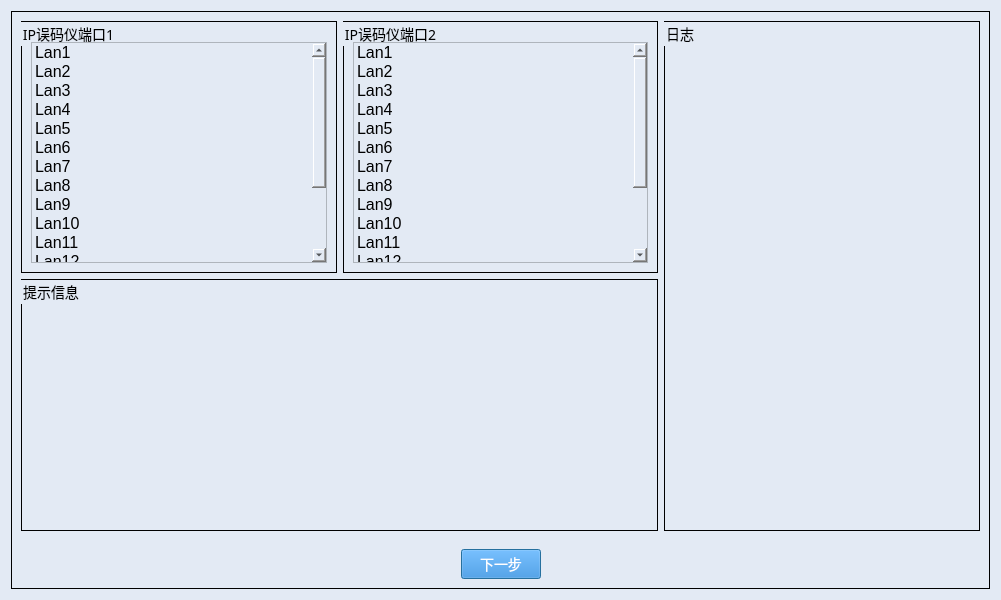
<?xml version="1.0" encoding="UTF-8"?>
<ui version="4.0">
 <class>Dialog</class>
 <widget class="QDialog" name="Dialog">
  <property name="geometry">
   <rect>
    <x>0</x>
    <y>0</y>
    <width>1001</width>
    <height>600</height>
   </rect>
  </property>
  <property name="font">
   <font>
    <family>Microsoft YaHei</family>
    <pointsize>14</pointsize>
   </font>
  </property>
  <property name="windowTitle">
   <string>Dialog</string>
  </property>
  <property name="styleSheet">
   <string notr="true">
QWidget{
background-color:#E3EAF4;
}
QLineEdit{
background-color:#E3EAF4;
}
QDialog{
background-color:#E3EAF4;
margin-top:10px;
}
QLabel{
font-size:14px;
font-family:Microsoft YaHei;
background-color:#E3EAF4;
}
QGroupBox{
font-size:14px;
font-family:Microsoft YaHei;
border:1px solid rgb(0, 0, 0);
background-color:#E3EAF4;
}
QPushButton{
background-color:#2884D8;
color: #FFFFFF;
font-size:14px;
font-family:Microsoft YaHei;
}
QTextBrowser{
border-width:0;
border-style:outset;
background-color:#E3EAF4;
}
QGraphicsView{
background-color:#E3EAF4;
border-width:0;
border-style:outset;
}</string>
  </property>
  <layout class="QGridLayout" name="gridLayout_2">
   <item row="0" column="1">
    <widget class="QGroupBox" name="groupBox">
     <property name="font">
      <font>
       <family>Microsoft YaHei</family>
       <pointsize>-1</pointsize>
      </font>
     </property>
     <property name="title">
      <string/>
     </property>
     <layout class="QGridLayout" name="gridLayout_8">
      <item row="0" column="0">
       <layout class="QGridLayout" name="gridLayout_7">
        <item row="0" column="0">
         <widget class="QGroupBox" name="groupBox_lan1">
          <property name="font">
           <font>
            <family>Microsoft YaHei</family>
            <pointsize>9</pointsize>
           </font>
          </property>
          <property name="title">
           <string>IP误码仪端口1</string>
          </property>
          <layout class="QGridLayout" name="gridLayout_3">
           <property name="topMargin">
            <number>20</number>
           </property>
           <item row="0" column="0">
            <widget class="QListWidget" name="listWidget_port1">
             <property name="font">
              <font>
               <pointsize>12</pointsize>
              </font>
             </property>
             <item>
              <property name="text">
               <string>Lan1</string>
              </property>
             </item>
             <item>
              <property name="text">
               <string>Lan2</string>
              </property>
             </item>
             <item>
              <property name="text">
               <string>Lan3</string>
              </property>
             </item>
             <item>
              <property name="text">
               <string>Lan4</string>
              </property>
             </item>
             <item>
              <property name="text">
               <string>Lan5</string>
              </property>
             </item>
             <item>
              <property name="text">
               <string>Lan6</string>
              </property>
             </item>
             <item>
              <property name="text">
               <string>Lan7</string>
              </property>
             </item>
             <item>
              <property name="text">
               <string>Lan8</string>
              </property>
             </item>
             <item>
              <property name="text">
               <string>Lan9</string>
              </property>
             </item>
             <item>
              <property name="text">
               <string>Lan10</string>
              </property>
             </item>
             <item>
              <property name="text">
               <string>Lan11</string>
              </property>
             </item>
             <item>
              <property name="text">
               <string>Lan12</string>
              </property>
             </item>
             <item>
              <property name="text">
               <string>Lan13</string>
              </property>
             </item>
             <item>
              <property name="text">
               <string>Lan14</string>
              </property>
             </item>
             <item>
              <property name="text">
               <string>Lan15</string>
              </property>
             </item>
             <item>
              <property name="text">
               <string>Lan16</string>
              </property>
             </item>
            </widget>
           </item>
          </layout>
         </widget>
        </item>
        <item row="0" column="1">
         <widget class="QGroupBox" name="groupBox_lan1_2">
          <property name="font">
           <font>
            <family>Microsoft YaHei</family>
            <pointsize>9</pointsize>
           </font>
          </property>
          <property name="title">
           <string>IP误码仪端口2</string>
          </property>
          <layout class="QGridLayout" name="gridLayout_4">
           <property name="topMargin">
            <number>20</number>
           </property>
           <item row="0" column="0">
            <widget class="QListWidget" name="listWidget_port2">
             <property name="font">
              <font>
               <pointsize>12</pointsize>
              </font>
             </property>
             <item>
              <property name="text">
               <string>Lan1</string>
              </property>
             </item>
             <item>
              <property name="text">
               <string>Lan2</string>
              </property>
             </item>
             <item>
              <property name="text">
               <string>Lan3</string>
              </property>
             </item>
             <item>
              <property name="text">
               <string>Lan4</string>
              </property>
             </item>
             <item>
              <property name="text">
               <string>Lan5</string>
              </property>
             </item>
             <item>
              <property name="text">
               <string>Lan6</string>
              </property>
             </item>
             <item>
              <property name="text">
               <string>Lan7</string>
              </property>
             </item>
             <item>
              <property name="text">
               <string>Lan8</string>
              </property>
             </item>
             <item>
              <property name="text">
               <string>Lan9</string>
              </property>
             </item>
             <item>
              <property name="text">
               <string>Lan10</string>
              </property>
             </item>
             <item>
              <property name="text">
               <string>Lan11</string>
              </property>
             </item>
             <item>
              <property name="text">
               <string>Lan12</string>
              </property>
             </item>
             <item>
              <property name="text">
               <string>Lan13</string>
              </property>
             </item>
             <item>
              <property name="text">
               <string>Lan14</string>
              </property>
             </item>
             <item>
              <property name="text">
               <string>Lan15</string>
              </property>
             </item>
             <item>
              <property name="text">
               <string>Lan16</string>
              </property>
             </item>
            </widget>
           </item>
          </layout>
         </widget>
        </item>
        <item row="0" column="2" rowspan="2">
         <widget class="QGroupBox" name="groupBox_3">
          <property name="title">
           <string>日志</string>
          </property>
          <layout class="QGridLayout" name="gridLayout_6">
           <property name="topMargin">
            <number>20</number>
           </property>
           <item row="0" column="0">
            <widget class="QTextBrowser" name="textBrowser_log">
             <property name="html">
              <string>&lt;!DOCTYPE HTML PUBLIC &quot;-//W3C//DTD HTML 4.0//EN&quot; &quot;http://www.w3.org/TR/REC-html40/strict.dtd&quot;&gt;
&lt;html&gt;&lt;head&gt;&lt;meta name=&quot;qrichtext&quot; content=&quot;1&quot; /&gt;&lt;style type=&quot;text/css&quot;&gt;
p, li { white-space: pre-wrap; }
&lt;/style&gt;&lt;/head&gt;&lt;body style=&quot; font-family:'SimSun'; font-size:9pt; font-weight:400; font-style:normal;&quot;&gt;
&lt;p style=&quot;-qt-paragraph-type:empty; margin-top:0px; margin-bottom:0px; margin-left:0px; margin-right:0px; -qt-block-indent:0; text-indent:0px;&quot;&gt;&lt;br /&gt;&lt;/p&gt;&lt;/body&gt;&lt;/html&gt;</string>
             </property>
            </widget>
           </item>
          </layout>
         </widget>
        </item>
        <item row="1" column="0" colspan="2">
         <widget class="QGroupBox" name="groupBox_2">
          <property name="title">
           <string>提示信息</string>
          </property>
          <layout class="QGridLayout" name="gridLayout_5">
           <property name="topMargin">
            <number>20</number>
           </property>
           <item row="0" column="0">
            <widget class="QTextBrowser" name="textBrowser_tips"/>
           </item>
          </layout>
         </widget>
        </item>
        <item row="2" column="0" colspan="3">
         <layout class="QGridLayout" name="gridLayout">
          <property name="topMargin">
           <number>12</number>
          </property>
          <item row="0" column="2">
           <spacer name="horizontalSpacer_2">
            <property name="orientation">
             <enum>Qt::Horizontal</enum>
            </property>
            <property name="sizeHint" stdset="0">
             <size>
              <width>40</width>
              <height>20</height>
             </size>
            </property>
           </spacer>
          </item>
          <item row="0" column="1">
           <widget class="QPushButton" name="pushButton_next">
            <property name="text">
             <string>下一步</string>
            </property>
           </widget>
          </item>
          <item row="0" column="0">
           <spacer name="horizontalSpacer">
            <property name="orientation">
             <enum>Qt::Horizontal</enum>
            </property>
            <property name="sizeHint" stdset="0">
             <size>
              <width>40</width>
              <height>20</height>
             </size>
            </property>
           </spacer>
          </item>
         </layout>
        </item>
       </layout>
      </item>
     </layout>
    </widget>
   </item>
  </layout>
 </widget>
 <resources>
  <include location="../iconQrc.qrc"/>
 </resources>
 <connections/>
</ui>
